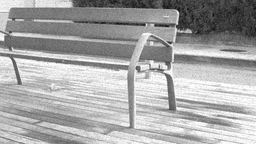
#> input picture ex1_images/noise.png, 256 x 144 px, shrunk from 1280 x 720 before the run; the run also reads 1 picture not shown here
$ python ex1.py
#> lines starting #> are read from the running program, lines starting #| are printed output that depends on the picture; after the words box and inside, x2 and y2 are one past the last pixel; in counts of white or black regions, pixels touching at a corner belong together; long printed decimals are rounded
#> in read_img, returned value is the input picture: shape (144, 256); min 16, max 255, mean 167.2
import cv2
import matplotlib.pyplot as plt
import numpy as np
import math
import os


def read_img(img_path):
    return cv2.imread(img_path, 0)


def padding_img(img, filter_size=3):
    # Need to implement here
    img_padded = np.zeros((np.shape(img)[0] + filter_size // 2 * 2, np.shape(img)[1] + filter_size // 2 * 2), dtype = np.float32)
    img_padded[filter_size//2:-filter_size//2 + 1, filter_size//2:-filter_size//2 + 1] = img
    img_padded[:filter_size//2, filter_size//2:-filter_size//2 + 1] = img[0]
    img_padded[-filter_size//2 + 1:, filter_size//2:-filter_size//2  + 1] = img[-1]
    img_padded[filter_size//2:-filter_size//2 + 1, :filter_size//2] = img[:, 0:1]
    img_padded[filter_size//2:-filter_size//2 + 1, -filter_size//2 + 1:] = img[:, -1:np.shape(img)[1]]

    img_padded[:filter_size//2, :filter_size//2] = img[0, 0]
    img_padded[:filter_size//2, -filter_size//2 + 1:] = img[0, -1]
    img_padded[-filter_size//2 + 1:, :filter_size//2] = img[-1, 0]
    img_padded[-filter_size//2 + 1:, -filter_size//2 + 1:] = img[-1, -1]
    return img_padded

def mean_filter(img, filter_size=3):
  # Need to implement here
    img_padded = padding_img(img, filter_size)
#> in padding_img, `img_padded[filter_size//2:-filter_size//2 + 1, filter_size//2:-filter_..`:
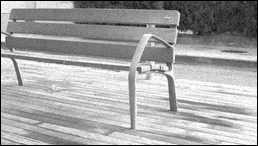
#> img_padded: shape (146, 258) float32; min 0, max 255, mean 163.6
#> in padding_img, `img_padded[filter_size//2:-filter_size//2 + 1, -filter_size//2 + 1:] =..`:
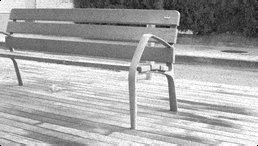
#> img_padded: shape (146, 258) float32; min 0, max 255, mean 167.1
#> in padding_img, `img_padded[:filter_size//2, :filter_size//2] = img[0, 0]`: img_padded: shape (146, 258) float32; under 0.01% of pixels changed, all inside (x1, y1, x2, y2) = (0, 0, 1, 1)
#> in padding_img, `img_padded[:filter_size//2, -filter_size//2 + 1:] = img[0, -1]`: img_padded: shape (146, 258) float32; min 0, max 255, mean 167.1
#> in padding_img, `img_padded[-filter_size//2 + 1:, :filter_size//2] = img[-1, 0]`: img_padded: shape (146, 258) float32; min 0, max 255, mean 167.1
#> in padding_img, `img_padded[-filter_size//2 + 1:, -filter_size//2 + 1:] = img[-1, -1]`: img_padded: shape (146, 258) float32; min 16, max 255, mean 167.1
    img_filtered = np.zeros(np.shape(img), dtype = np.float32)
    for i in range(len(img_filtered)):
        for j in range(len(img_filtered[i])):
            img_filtered[i][j] = np.average(img_padded[i:i+filter_size, j:j+filter_size])
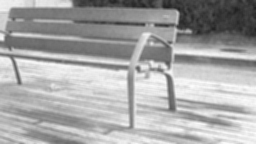
#> img_filtered: shape (144, 256) float32; min 32.56, max 253.1, mean 167.2
    return img_filtered

def median_filter(img, filter_size=3):
  # Need to implement here
    img_padded = padding_img(img, filter_size)
    img_filtered = np.zeros(np.shape(img), dtype = np.float32)
    for i in range(len(img_filtered)):
        for j in range(len(img_filtered[i])):
            img_filtered[i, j] = np.median(img_padded[i:i+filter_size, j:j+filter_size])
    return img_filtered


def psnr(gt_img, smooth_img):
    # Need to implement here
    gt_img = gt_img.astype(np.float32)
    mse_score = np.mean((gt_img - smooth_img) ** 2)
    return 10 * np.log10(255.0 ** 2 / mse_score)


def show_res(before_img, after_img):
    plt.figure(figsize=(12, 9))
    plt.subplot(1, 2, 1)
    plt.imshow(before_img, cmap='gray')
    plt.title('Before')

    plt.subplot(1, 2, 2)
    plt.imshow(after_img, cmap='gray')
    plt.title('After')
    plt.show()

if __name__ == '__main__':
    img_noise = "ex1_images/noise.png" # <- need to specify the path to the noise image
    img_gt = "ex1_images/ori_img.png" # <- need to specify the path to the gt image
    img = read_img(img_noise)
    img_tg = read_img(img_gt)
    filter_size = 3

    # Mean filter
    mean_smoothed_img = mean_filter(img, filter_size)
    show_res(img, mean_smoothed_img)
#> in show_res, `plt.show()`:
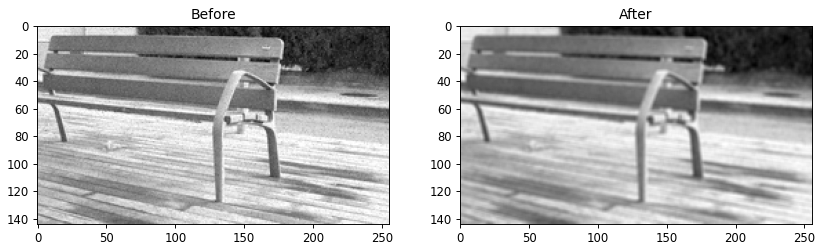
#> figure drawn by matplotlib, 2 panels
    print('PSNR score of mean filter: ', psnr(img_tg, mean_smoothed_img))
#> in psnr, `mse_score = np.mean((gt_img - smooth_img) ** 2)`: mse_score = 168.2
#| PSNR score of mean filter:  25.871

    # Median filter
    median_smoothed_img = median_filter(img, filter_size)
#> after the loop in median_filter, `for i in range(len(img_filtered)):`:
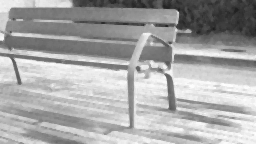
#> img_filtered: shape (144, 256) float32; min 30, max 255, mean 167.4
    show_res(img, median_smoothed_img)
    print('PSNR score of median filter: ', psnr(img_tg, median_smoothed_img))
#| PSNR score of median filter:  27.673
